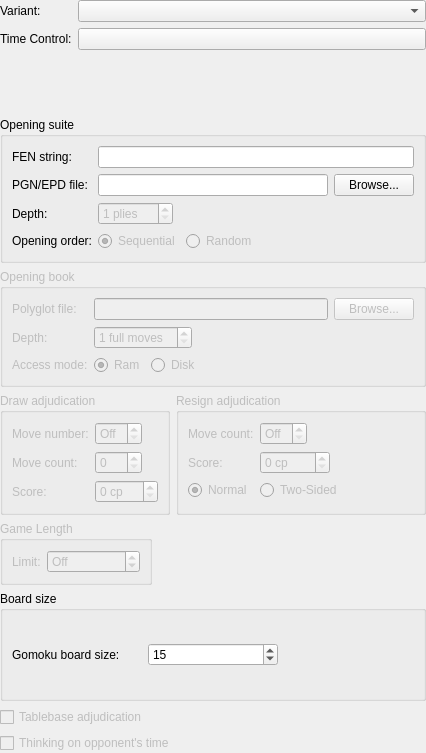
<?xml version="1.0" encoding="UTF-8"?>
<ui version="4.0">
 <class>GameSettingsWidget</class>
 <widget class="QWidget" name="GameSettingsWidget">
  <property name="geometry">
   <rect>
    <x>0</x>
    <y>0</y>
    <width>426</width>
    <height>753</height>
   </rect>
  </property>
  <property name="windowTitle">
   <string>Form</string>
  </property>
  <layout class="QVBoxLayout" name="verticalLayout">
   <property name="leftMargin">
    <number>0</number>
   </property>
   <property name="topMargin">
    <number>0</number>
   </property>
   <property name="rightMargin">
    <number>0</number>
   </property>
   <property name="bottomMargin">
    <number>0</number>
   </property>
   <item>
    <layout class="QFormLayout" name="formLayout_2">
     <item row="1" column="1">
      <widget class="QComboBox" name="m_variantCombo"/>
     </item>
     <item row="1" column="0">
      <widget class="QLabel" name="m_variantLabel">
       <property name="text">
        <string>Variant:</string>
       </property>
       <property name="buddy">
        <cstring>m_variantCombo</cstring>
       </property>
      </widget>
     </item>
     <item row="2" column="1">
      <widget class="QPushButton" name="m_timeControlBtn">
       <property name="text">
        <string/>
       </property>
      </widget>
     </item>
     <item row="2" column="0">
      <widget class="QLabel" name="m_timeControlLabel">
       <property name="text">
        <string>Time Control:</string>
       </property>
       <property name="buddy">
        <cstring>m_timeControlBtn</cstring>
       </property>
      </widget>
     </item>
    </layout>
   </item>
   <item>
    <widget class="QGroupBox" name="groupBox_3">
     <property name="enabled">
      <bool>true</bool>
     </property>
     <property name="title">
      <string>Opening suite</string>
     </property>
     <layout class="QFormLayout" name="formLayout_4">
      <property name="fieldGrowthPolicy">
       <enum>QFormLayout::ExpandingFieldsGrow</enum>
      </property>
      <item row="1" column="0">
       <widget class="QLabel" name="m_pgnEpdLabel">
        <property name="text">
         <string>PGN/EPD file:</string>
        </property>
        <property name="buddy">
         <cstring>m_openingSuiteEdit</cstring>
        </property>
       </widget>
      </item>
      <item row="1" column="1">
       <layout class="QHBoxLayout" name="horizontalLayout_2">
        <item>
         <widget class="QLineEdit" name="m_openingSuiteEdit"/>
        </item>
        <item>
         <widget class="QPushButton" name="m_browseOpeningSuiteBtn">
          <property name="text">
           <string>Browse...</string>
          </property>
         </widget>
        </item>
       </layout>
      </item>
      <item row="3" column="0">
       <widget class="QLabel" name="m_openingOrderLabel">
        <property name="text">
         <string>Opening order:</string>
        </property>
        <property name="buddy">
         <cstring>m_seqOrderRadio</cstring>
        </property>
       </widget>
      </item>
      <item row="3" column="1">
       <layout class="QHBoxLayout" name="horizontalLayout_3">
        <item>
         <widget class="QRadioButton" name="m_seqOrderRadio">
          <property name="enabled">
           <bool>false</bool>
          </property>
          <property name="text">
           <string>Sequential</string>
          </property>
          <property name="checked">
           <bool>true</bool>
          </property>
         </widget>
        </item>
        <item>
         <widget class="QRadioButton" name="m_randomOrderRadio">
          <property name="enabled">
           <bool>false</bool>
          </property>
          <property name="text">
           <string>Random</string>
          </property>
         </widget>
        </item>
        <item>
         <spacer name="horizontalSpacer">
          <property name="orientation">
           <enum>Qt::Horizontal</enum>
          </property>
          <property name="sizeHint" stdset="0">
           <size>
            <width>40</width>
            <height>20</height>
           </size>
          </property>
         </spacer>
        </item>
       </layout>
      </item>
      <item row="2" column="0">
       <widget class="QLabel" name="m_openingSuiteDepth">
        <property name="text">
         <string>Depth:</string>
        </property>
       </widget>
      </item>
      <item row="2" column="1">
       <widget class="QSpinBox" name="m_openingSuiteDepthSpin">
        <property name="enabled">
         <bool>false</bool>
        </property>
        <property name="suffix">
         <string> plies</string>
        </property>
        <property name="minimum">
         <number>1</number>
        </property>
        <property name="maximum">
         <number>999</number>
        </property>
       </widget>
      </item>
      <item row="0" column="0">
       <widget class="QLabel" name="m_fenLabel">
        <property name="text">
         <string>FEN string:</string>
        </property>
        <property name="buddy">
         <cstring>m_fenEdit</cstring>
        </property>
       </widget>
      </item>
      <item row="0" column="1">
       <widget class="QLineEdit" name="m_fenEdit">
        <property name="maxLength">
         <number>128</number>
        </property>
       </widget>
      </item>
     </layout>
    </widget>
   </item>
   <item>
    <widget class="QGroupBox" name="m_openingBookGroup">
     <property name="enabled">
      <bool>false</bool>
     </property>
     <property name="title">
      <string>Opening book</string>
     </property>
     <layout class="QFormLayout" name="formLayout_5">
      <property name="fieldGrowthPolicy">
       <enum>QFormLayout::ExpandingFieldsGrow</enum>
      </property>
      <item row="0" column="0">
       <widget class="QLabel" name="m_polyglotFileLabel">
        <property name="text">
         <string>Polyglot file:</string>
        </property>
        <property name="buddy">
         <cstring>m_polyglotFileEdit</cstring>
        </property>
       </widget>
      </item>
      <item row="0" column="1">
       <layout class="QHBoxLayout" name="horizontalLayout_4">
        <item>
         <widget class="QLineEdit" name="m_polyglotFileEdit"/>
        </item>
        <item>
         <widget class="QPushButton" name="m_browsePolyglotFile">
          <property name="text">
           <string>Browse...</string>
          </property>
         </widget>
        </item>
       </layout>
      </item>
      <item row="1" column="0">
       <widget class="QLabel" name="m_polyglotDepthLabel">
        <property name="text">
         <string>Depth:</string>
        </property>
        <property name="buddy">
         <cstring>m_polyglotDepthSpin</cstring>
        </property>
       </widget>
      </item>
      <item row="1" column="1">
       <widget class="QSpinBox" name="m_polyglotDepthSpin">
        <property name="enabled">
         <bool>false</bool>
        </property>
        <property name="suffix">
         <string> full moves</string>
        </property>
        <property name="minimum">
         <number>1</number>
        </property>
       </widget>
      </item>
      <item row="2" column="0">
       <widget class="QLabel" name="m_polyglotAccessMode">
        <property name="text">
         <string>Access mode:</string>
        </property>
        <property name="buddy">
         <cstring>m_ramAccessRadio</cstring>
        </property>
       </widget>
      </item>
      <item row="2" column="1">
       <layout class="QHBoxLayout" name="horizontalLayout_5">
        <item>
         <widget class="QRadioButton" name="m_ramAccessRadio">
          <property name="enabled">
           <bool>false</bool>
          </property>
          <property name="toolTip">
           <string>The whole book is loaded in memory. This makes book access a bit faster but uses more memory.</string>
          </property>
          <property name="text">
           <string>Ram</string>
          </property>
          <property name="checked">
           <bool>true</bool>
          </property>
         </widget>
        </item>
        <item>
         <widget class="QRadioButton" name="m_diskAccessRadio">
          <property name="enabled">
           <bool>false</bool>
          </property>
          <property name="toolTip">
           <string>The book is accessed directly from disk. This is a good choice for very large books.</string>
          </property>
          <property name="text">
           <string>Disk</string>
          </property>
         </widget>
        </item>
        <item>
         <spacer name="horizontalSpacer_2">
          <property name="orientation">
           <enum>Qt::Horizontal</enum>
          </property>
          <property name="sizeHint" stdset="0">
           <size>
            <width>40</width>
            <height>20</height>
           </size>
          </property>
         </spacer>
        </item>
       </layout>
      </item>
     </layout>
    </widget>
   </item>
   <item>
    <layout class="QFormLayout" name="formLayout_6">
     <property name="fieldGrowthPolicy">
      <enum>QFormLayout::AllNonFixedFieldsGrow</enum>
     </property>
     <item row="1" column="0">
      <widget class="QGroupBox" name="m_drawAdjudicationGroup">
       <property name="enabled">
        <bool>false</bool>
       </property>
       <property name="title">
        <string>Draw adjudication</string>
       </property>
       <layout class="QFormLayout" name="formLayout">
        <property name="fieldGrowthPolicy">
         <enum>QFormLayout::ExpandingFieldsGrow</enum>
        </property>
        <item row="0" column="0">
         <widget class="QLabel" name="m_drawMoveNumberLabel">
          <property name="text">
           <string>Move number:</string>
          </property>
          <property name="buddy">
           <cstring>m_drawMoveNumberSpin</cstring>
          </property>
         </widget>
        </item>
        <item row="0" column="1">
         <widget class="QSpinBox" name="m_drawMoveNumberSpin">
          <property name="toolTip">
           <string>The game can be adjudicated as a draw after this many full moves have been played. A value of 0 disables draw adjudication.</string>
          </property>
          <property name="specialValueText">
           <string>Off</string>
          </property>
          <property name="minimum">
           <number>0</number>
          </property>
          <property name="maximum">
           <number>999</number>
          </property>
          <property name="value">
           <number>0</number>
          </property>
         </widget>
        </item>
        <item row="1" column="0">
         <widget class="QLabel" name="m_drawMoveCountLabel">
          <property name="text">
           <string>Move count:</string>
          </property>
          <property name="buddy">
           <cstring>m_drawMoveCountSpin</cstring>
          </property>
         </widget>
        </item>
        <item row="1" column="1">
         <widget class="QSpinBox" name="m_drawMoveCountSpin">
          <property name="enabled">
           <bool>false</bool>
          </property>
          <property name="toolTip">
           <string>The scores of both players need to be within the chosen threshold for this many consecutive moves. Captures and pawn moves will reset the counters.</string>
          </property>
          <property name="maximum">
           <number>999</number>
          </property>
         </widget>
        </item>
        <item row="2" column="0">
         <widget class="QLabel" name="m_drawScoreLabel">
          <property name="text">
           <string>Score:</string>
          </property>
          <property name="buddy">
           <cstring>m_drawScoreSpin</cstring>
          </property>
         </widget>
        </item>
        <item row="2" column="1">
         <widget class="QSpinBox" name="m_drawScoreSpin">
          <property name="enabled">
           <bool>false</bool>
          </property>
          <property name="toolTip">
           <string>Both players' scores must be within this many centipawns from zero.</string>
          </property>
          <property name="suffix">
           <string> cp</string>
          </property>
          <property name="maximum">
           <number>999</number>
          </property>
         </widget>
        </item>
       </layout>
      </widget>
     </item>
     <item row="1" column="1">
      <widget class="QGroupBox" name="m_resignAdjudicationGroup">
       <property name="enabled">
        <bool>false</bool>
       </property>
       <property name="title">
        <string>Resign adjudication</string>
       </property>
       <layout class="QFormLayout" name="formLayout_3">
        <property name="fieldGrowthPolicy">
         <enum>QFormLayout::ExpandingFieldsGrow</enum>
        </property>
        <item row="1" column="0">
         <widget class="QLabel" name="m_resignMoveCountLabel">
          <property name="text">
           <string>Move count:</string>
          </property>
          <property name="buddy">
           <cstring>m_resignMoveCountSpin</cstring>
          </property>
         </widget>
        </item>
        <item row="1" column="1">
         <widget class="QSpinBox" name="m_resignMoveCountSpin">
          <property name="toolTip">
           <string>Resign adjudication is used if an engine's score is below the threshold for at least this many consecutive moves.</string>
          </property>
          <property name="specialValueText">
           <string>Off</string>
          </property>
          <property name="maximum">
           <number>999</number>
          </property>
         </widget>
        </item>
        <item row="2" column="0">
         <widget class="QLabel" name="m_resignScoreLabel">
          <property name="text">
           <string>Score:</string>
          </property>
          <property name="buddy">
           <cstring>m_resignScoreSpin</cstring>
          </property>
         </widget>
        </item>
        <item row="2" column="1">
         <widget class="QSpinBox" name="m_resignScoreSpin">
          <property name="enabled">
           <bool>false</bool>
          </property>
          <property name="toolTip">
           <string>The score must be at least this many centipawns below zero.</string>
          </property>
          <property name="specialValueText">
           <string/>
          </property>
          <property name="suffix">
           <string> cp</string>
          </property>
          <property name="maximum">
           <number>9999</number>
          </property>
         </widget>
        </item>
        <item row="3" column="0">
         <widget class="QRadioButton" name="m_resignNormalRadio">
          <property name="sizePolicy">
           <sizepolicy hsizetype="Preferred" vsizetype="Preferred">
            <horstretch>0</horstretch>
            <verstretch>0</verstretch>
           </sizepolicy>
          </property>
          <property name="toolTip">
           <string>Resignation is only based on losing side's scores.</string>
          </property>
          <property name="text">
           <string>Normal</string>
          </property>
          <property name="checked">
           <bool>true</bool>
          </property>
         </widget>
        </item>
        <item row="3" column="1">
         <widget class="QRadioButton" name="m_resignTwoSidedRadio">
          <property name="toolTip">
           <string>Both sides are needed to indicate decisive scores.</string>
          </property>
          <property name="text">
           <string>Two-Sided</string>
          </property>
         </widget>
        </item>
       </layout>
      </widget>
     </item>
     <item row="2" column="0">
      <widget class="QGroupBox" name="m_gameLengthGroup">
       <property name="enabled">
        <bool>false</bool>
       </property>
       <property name="title">
        <string>Game Length</string>
       </property>
       <layout class="QHBoxLayout" name="horizontalLayout">
        <item>
         <widget class="QLabel" name="m_maxGameLengthLabel">
          <property name="text">
           <string>Limit:</string>
          </property>
         </widget>
        </item>
        <item>
         <widget class="QSpinBox" name="m_maxGameLengthSpin">
          <property name="toolTip">
           <string>The game will be adjucated as drawn when move limit is reached</string>
          </property>
          <property name="toolTipDuration">
           <number>-1</number>
          </property>
          <property name="wrapping">
           <bool>true</bool>
          </property>
          <property name="specialValueText">
           <string>Off</string>
          </property>
          <property name="suffix">
           <string> moves</string>
          </property>
          <property name="minimum">
           <number>0</number>
          </property>
          <property name="maximum">
           <number>5000</number>
          </property>
          <property name="value">
           <number>0</number>
          </property>
         </widget>
        </item>
       </layout>
      </widget>
     </item>
    </layout>
   </item>
   <item>
    <widget class="QGroupBox" name="m_boardSizeGroupBox">
     <property name="enabled">
      <bool>true</bool>
     </property>
     <property name="title">
      <string>Board size</string>
     </property>
     <layout class="QHBoxLayout" name="horizontalLayout_7">
      <item>
       <widget class="QLabel" name="m_boardSizeLabel">
        <property name="text">
         <string>Gomoku board size:</string>
        </property>
       </widget>
      </item>
      <item>
       <widget class="QSpinBox" name="m_boardSizeSpinBox">
        <property name="minimum">
         <number>5</number>
        </property>
        <property name="maximum">
         <number>25</number>
        </property>
        <property name="value">
         <number>15</number>
        </property>
       </widget>
      </item>
      <item>
       <widget class="QLabel" name="m_boardSizePlaceHolder">
        <property name="text">
         <string> </string>
        </property>
       </widget>
      </item>
     </layout>
    </widget>
   </item>
   <item>
    <widget class="QCheckBox" name="m_tbCheck">
     <property name="enabled">
      <bool>false</bool>
     </property>
     <property name="text">
      <string>Tablebase adjudication</string>
     </property>
    </widget>
   </item>
   <item>
    <widget class="QCheckBox" name="m_ponderingCheck">
     <property name="enabled">
      <bool>false</bool>
     </property>
     <property name="text">
      <string>Thinking on opponent's time</string>
     </property>
    </widget>
   </item>
  </layout>
 </widget>
 <resources/>
 <connections/>
</ui>
